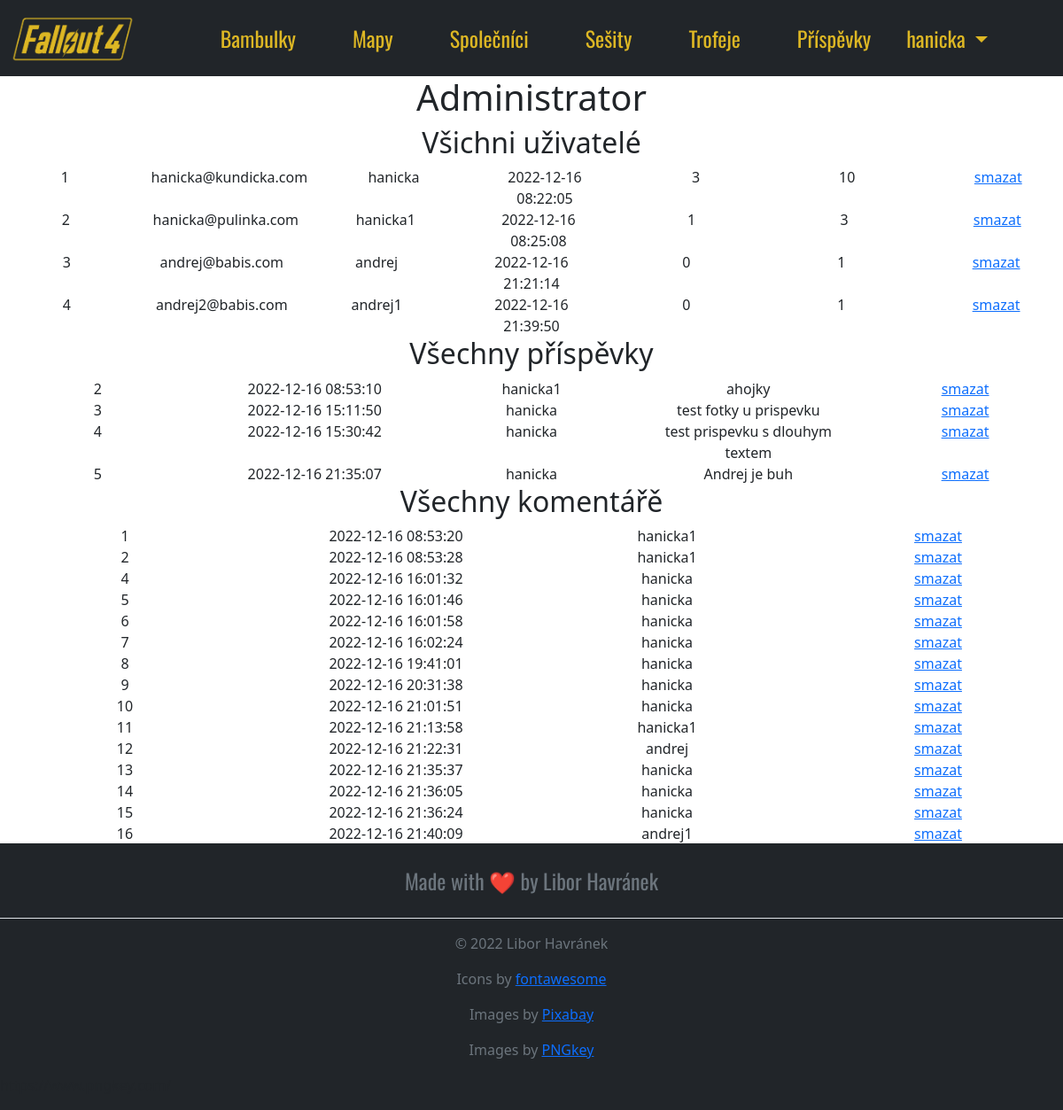
Page /admin (signed in) on the earlier database version.
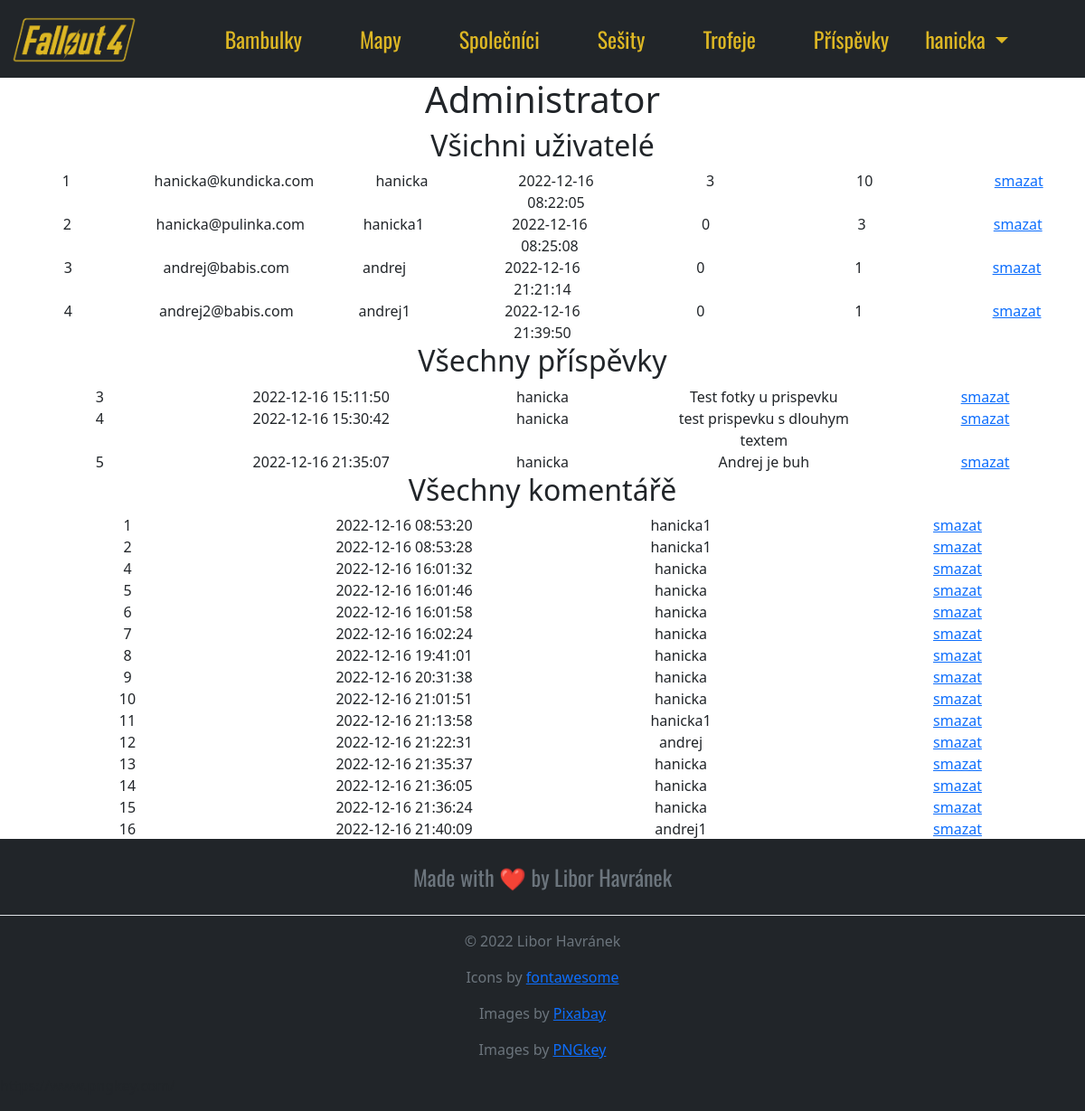
Same page on the later database version.
### website/models.py (models this page shows)
class User(db.Model, UserMixin):
    id = db.Column(db.Integer, primary_key=True)
    email = db.Column(db.String(150), unique=True)
    username = db.Column(db.String(150), unique=True)
    password = db.Column(db.String(150))
    date_created = db.Column(db.DateTime(timezone=True), default=func.now())
    user_pic = db.Column(db.String(150), nullable=True)
    posts = db.relationship('Post', backref='user', cascade="all, delete")
    comments = db.relationship('Comment', backref='user', cascade="all, delete")
    likes = db.relationship('Like', backref='user', passive_deletes=True)
    dislikes = db.relationship('Dislike', backref='user', passive_deletes=True)

class Post(db.Model):
    id = db.Column(db.Integer, primary_key=True)
    text = db.Column(db.Text, nullable=False)
    title = db.Column(db.String(150), nullable=False)
    post_pic = db.Column(db.String(150), nullable=True)
    date_created = db.Column(db.DateTime(timezone=True), default=func.now())
    author = db.Column(db.Integer, db.ForeignKey('user.id', ondelete="CASCADE"), nullable=False)
    comments = db.relationship('Comment', backref='post', passive_deletes=True)
    likes = db.relationship('Like', backref='post', passive_deletes=True)
    dislikes = db.relationship('Dislike', backref='post', passive_deletes=True)

class Comment(db.Model):
    id = db.Column(db.Integer, primary_key=True)
    text = db.Column(db.String(200), nullable=False)
    date_created = db.Column(db.DateTime(timezone=True), default=func.now())
    author = db.Column(db.Integer, db.ForeignKey('user.id', ondelete="CASCADE"), nullable=False)
    post_id = db.Column(db.Integer, db.ForeignKey('post.id', ondelete="CASCADE"), nullable=False)

### website/views.py (the view)
@views.route('/admin')
@login_required
def admin():
    users = User.query.order_by(User.date_created)
    posts = Post.query.order_by(Post.date_created)
    comments= Comment.query.order_by(Comment.date_created)
    return render_template('admin.html', user=current_user, users=users, posts=posts, comments=comments)

### website/__init__.py (called while the page is built)
def create_app():
    app = Flask(__name__)
    app.config['SECRET_KEY']= 'key'
    app.config['SQLALCHEMY_DATABASE_URI'] = f'sqlite:///{DB_NAME}'
    db.init_app(app)
    UPLOAD_FOLDER = 'website/static/images/uploads'
    app.config['UPLOAD_FOLDER'] = UPLOAD_FOLDER
    from .views import views
    from .auth import auth
    app.register_blueprint(views, url_prefix=('/'))
    app.register_blueprint(auth, url_prefix=('/'))
    from .models import User, Post, Comment, Like, Dislike
    create_database(app)
    login_manager = LoginManager()
    login_manager.login_view = 'auth.login'
    login_manager.init_app(app)
    ckeditor = CKEditor(app)
    @login_manager.user_loader
    def load_user(id):
        return User.query.get(int(id))
    return app

### website/templates/admin.html
{% extends 'base.html' %}
{% block content %}
<center>
<h1>Administrator</h1>
<h2>Všichni uživatelé</h2>
{% for user in users%}
<div class="row">
    <div class="col">{{user.id}}</div>
    <div class="col">{{user.email}}</div>
    <div class="col">{{user.username}}</div>
    <div class="col">{{user.date_created}}</div>
    <div class="col">{{user.posts|length}}</div>
    <div class="col">{{user.comments|length}}</div>
    <div class="col"><a href="/delete_user/{{user.id}}">smazat</a></div>
</div>
{% endfor %}
<h2>Všechny příspěvky</h2>
{% for post in posts%}
<div class="row">
    <div class="col">{{post.id}}</div>
    <div class="col">{{post.date_created}}</div>
    <div class="col">{{post.user.username}}</div>
    <div class="col">{{post.title}}</div>
    <div class="col"><a href="/delete_post/{{post.id}}">smazat</a></div>
</div>
{% endfor %}
<h2>Všechny komentářě </h2>
{% for comment in comments %}
<div class="row">
    <div class="col">{{comment.id}}</div>
    <div class="col">{{comment.date_created}}</div>
    <div class="col">{{comment.user.username}}</div>
    <div class="col"><a href="/delete_comment/{{comment.id}}">smazat</a></div>
</div>
{% endfor %}
</center>
{% endblock %}

### website/templates/base.html (shortened to what this page needs)
<!doctype html>
<html lang="en">
  <head>
    <link href="https://cdn.jsdelivr.net/npm/bootstrap@5.2.3/dist/css/bootstrap.min.css" rel="stylesheet">
    <link rel="stylesheet" href="{{url_for('static', filename='css/style.css')}}">
    <link rel="stylesheet" href="{{url_for('static', filename='css/bobblehead.css')}}">
    <link rel="stylesheet" href="{{url_for('static', filename='css/profile.css')}}">
    <link rel="stylesheet" href="{{url_for('static', filename='css/trophy.css')}}">
    <link rel="stylesheet" href="{{url_for('static', filename='css/bobbleheadsmap.css')}}">
    <link rel="stylesheet" href="{{url_for('static', filename='css/maps.css')}}">
    <link rel="stylesheet" href="{{url_for('static', filename='css/loginregistrpost.css')}}">
  </head>
  <body>
    {% include 'navbar.html' %}
    {% block content %}
    {% endblock content %}
  </body>
  <footer class="py-3 my-4 bg-dark paticka">
    <ul class="nav justify-content-center border-bottom pb-3 mb-3">
      <li class="nav-item"><a href="#" class="nav-link px-2 text-muted">Made with ❤️ by Libor Havránek</a></li>
    </ul>
    <p class="text-center text-muted">© 2022 Libor Havránek</p>
    <p class="text-center text-muted">Icons by <a href="https://fontawesome.com/">fontawesome</a></p>
    <p class="text-center text-muted">Images by <a href="https://pixabay.com/">Pixabay</a></p>
    <p class="text-center text-muted">Images by <a href="https://www.pngkey.com/">PNGkey</a></p>
  </footer>
</html>

### website/templates/navbar.html (shortened to what this page needs)
<nav class="navbar navbar-expand-lg bg-dark">
    <div class="container-fluid">
      <a href="/home"> <img class="fallout-logo" src="{{url_for('static', filename='images/logo.png')}}" alt="Bootstrap"></a>
      <div class="collapse navbar-collapse  justify-content-center" id="navbarNav">
        <ul class="navbar-nav">
          <li class="nav-item px-4">
            <a class="nav-link" aria-current="page" href="/bobbleheads">Bambulky</a>
          </li>
          <li class="nav-item px-4">
            <a class="nav-link" href="/maps">Mapy</a>
          </li>
          <li class="nav-item px-4">
            <a class="nav-link" href="#">Společníci</a>
          </li>
          <li class="nav-item px-4">
            <a class="nav-link" href="#">Sešity</a>
          </li>
            <li class="nav-item px-4">
              <a class="nav-link" href="/trophy">Trofeje</a>
            </li>
            <li class="nav-item px-4">
              <a class="nav-link" href="/post_board">Příspěvky</a>
            </li>
            <li class="nav-item dropdown">
                <a class="nav-link dropdown-toggle" href="#" role="button" data-bs-toggle="dropdown" aria-expanded="false">
                  {% if user.is_authenticated %}
                  {{current_user.username}}
                  {% else %}
                  Přihlášení
                  {% endif %}
                </a>
        </li>
        </ul>
      </div>
    </div>
  </nav>

### website/static/css/style.css (style rules this page uses)
.fallout-logo { width: 140px; height: 70px; }
.nav-link { color: rgb(221,183,36); font-family: 'Oswald', sans-serif; font-size: 2vw; }
.paticka { margin-top: -1px !important; margin-bottom: -1px !important; }

Differences in the rows shown:
removed Post: id "2", date_created "2022-12-16 08:53:10", user.username "hanicka1", title "ahojky"
computed for User "hanicka@pulinka.com": posts|length "1" → "0"
changed Post id 3: title "test fotky u prispevku" → "Test fotky u prispevku"
